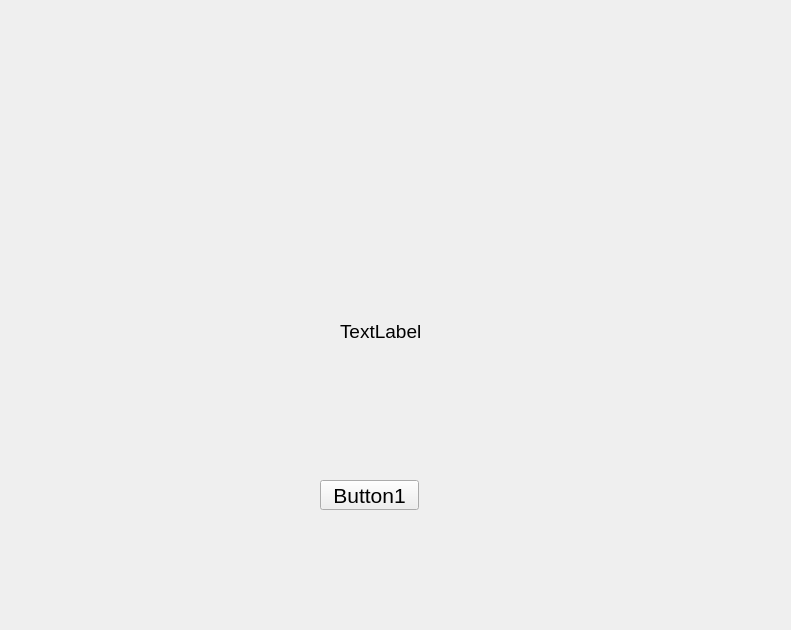
<?xml version="1.0" encoding="UTF-8"?>
<ui version="4.0">
 <class>Form</class>
 <widget class="QWidget" name="Form">
  <property name="geometry">
   <rect>
    <x>0</x>
    <y>0</y>
    <width>791</width>
    <height>630</height>
   </rect>
  </property>
  <property name="font">
   <font>
    <pointsize>14</pointsize>
   </font>
  </property>
  <property name="windowTitle">
   <string>Form</string>
  </property>
  <widget class="QPushButton" name="Btn">
   <property name="geometry">
    <rect>
     <x>320</x>
     <y>480</y>
     <width>99</width>
     <height>30</height>
    </rect>
   </property>
   <property name="font">
    <font>
     <pointsize>16</pointsize>
    </font>
   </property>
   <property name="text">
    <string>Button1</string>
   </property>
  </widget>
  <widget class="QLabel" name="label">
   <property name="geometry">
    <rect>
     <x>340</x>
     <y>320</y>
     <width>171</width>
     <height>22</height>
    </rect>
   </property>
   <property name="text">
    <string>TextLabel</string>
   </property>
  </widget>
 </widget>
 <resources/>
 <connections>
  <connection>
   <sender>Btn</sender>
   <signal>clicked()</signal>
   <receiver>Form</receiver>
   <slot>slot1()</slot>
   <hints>
    <hint type="sourcelabel">
     <x>370</x>
     <y>487</y>
    </hint>
    <hint type="destinationlabel">
     <x>370</x>
     <y>549</y>
    </hint>
   </hints>
  </connection>
 </connections>
 <slots>
  <slot>slot1()</slot>
 </slots>
</ui>
